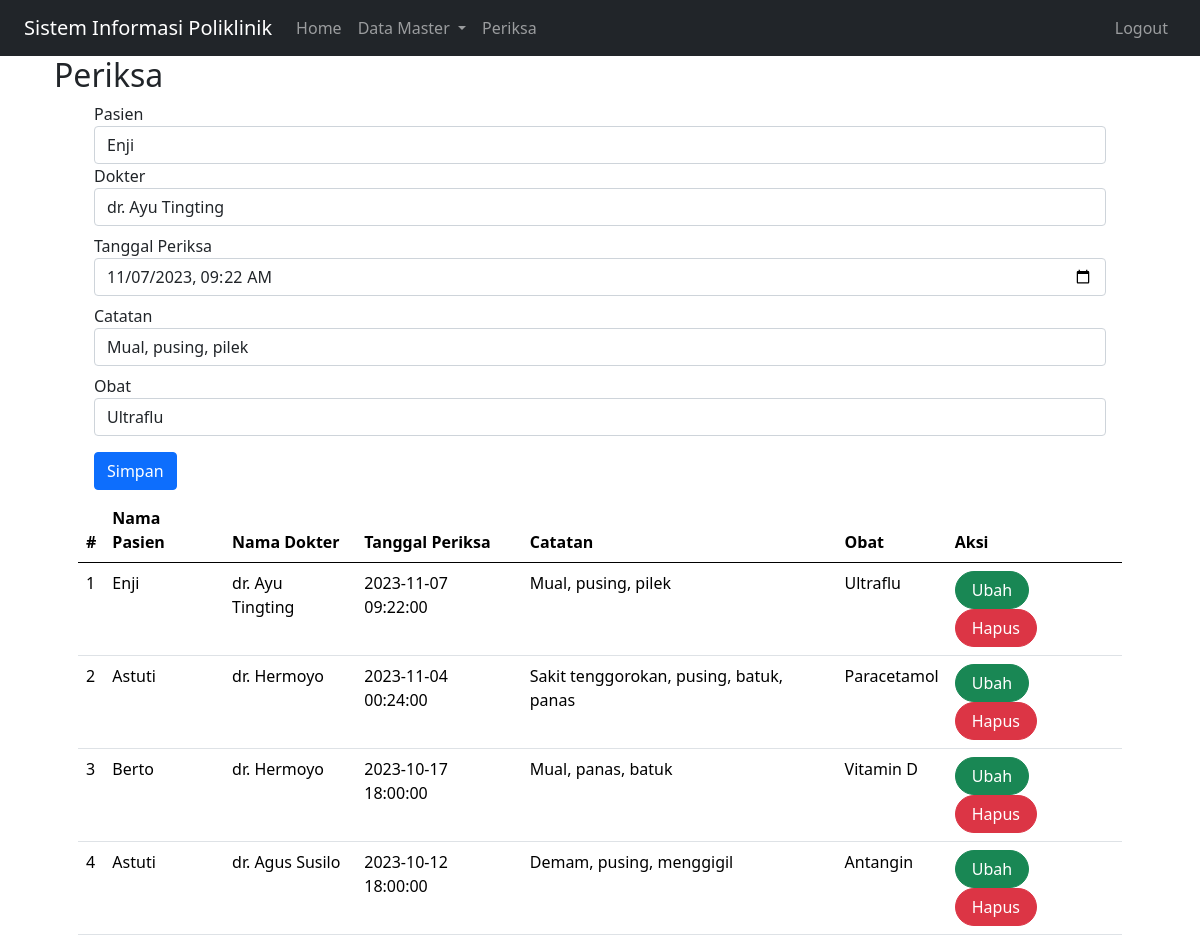
The app's page /index.php?page=periksa&id=6 (signed in) with its own data.
### tables this page shows
CREATE TABLE `periksa` (
  `id` int(10) NOT NULL,
  `id_pasien` int(11) NOT NULL,
  `id_dokter` int(11) NOT NULL,
  `tgl_periksa` datetime NOT NULL,
  `catatan` text NOT NULL,
  `obat` varchar(255) NOT NULL
);

CREATE TABLE `pasien` (
  `id` int(10) NOT NULL,
  `nama` varchar(255) NOT NULL,
  `alamat` varchar(255) NOT NULL,
  `no_hp` varchar(60) NOT NULL
);

CREATE TABLE `dokter` (
  `id` int(10) NOT NULL,
  `nama` varchar(255) DEFAULT NULL,
  `alamat` varchar(50) DEFAULT NULL,
  `no_hp` varchar(50) DEFAULT NULL
);

### periksa.php (the view, shortened to what this page needs)
<?php
    include_once("koneksi.php");
?>
<!DOCTYPE html>
<html lang="en">
<head>
    <link href="https://cdn.jsdelivr.net/npm/bootstrap@5.0.2/dist/css/bootstrap.min.css" rel="stylesheet">
</head>
<body>
    <div class="container">
        <form class="form-horizontal" method="POST" action="" name="myForm" onsubmit="return validateForm();">
            <?php
            $id_pasien = '';
            $id_dokter = '';
            $tgl_periksa = '';
            $catatan = '';
            $obat = '';
            if (isset($_GET['id'])) {
                $ambil = mysqli_query($mysqli, "SELECT * FROM periksa WHERE id='" . $_GET['id'] . "'");
                while ($row = mysqli_fetch_array($ambil)) {
                    $id_pasien = $row['id_pasien'];
                    $id_dokter = $row['id_dokter'];
                    $tgl_periksa = $row['tgl_periksa'];
                    $catatan = $row['catatan'];
                    $obat = $row['obat'];
                }
            ?>
            <?php
            }
            ?>
            <div class="form-group mx-sm-3 mb-2">
                <label for="inputPasien" class="sr-only">Pasien</label>
                <select class="form-control" name="id_pasien">
                    <?php
                    $selected = '';
                    $pasien = mysqli_query($mysqli, "SELECT * FROM pasien");
                    while ($data = mysqli_fetch_array($pasien)) {
                        if ($data['id'] == $id_pasien) {
                            $selected = 'selected="selected"';
                        } else {
                            $selected = '';
                        }
                    ?>
                        <option value="<?php echo $data['id'] ?>" <?php echo $selected ?>><?php echo $data['nama'] ?></option>
                    <?php
                    }
                    ?>
                </select>
                <label for="inputDokter" class="sr-only">Dokter</label>
                <select class="form-control" name="id_dokter">
                    <?php
                    $selected = '';
                    $dokter = mysqli_query($mysqli, "SELECT * FROM dokter");
                    while ($data = mysqli_fetch_array($dokter)) {
                        if ($data['id'] == $id_dokter) {
                            $selected = 'selected="selected"';
                        } else {
                            $selected = '';
                        }
                    ?>
                        <option value="<?php echo $data['id'] ?>" <?php echo $selected ?>><?php echo $data['nama'] ?></option>
                    <?php
                    }
                    ?>
                </select>
                <label for="inputTanggal" class="control-label mt-2">Tanggal Periksa</label>
                <div>
                    <input type="datetime-local" class="form-control" name="tgl_periksa" id="inputTanggal" placeholder="Tanggal Periksa" value="<?php echo $tgl_periksa ?>">
                </div>
                <label for="inputCatatan" class="control-label mt-2">Catatan</label>
                <div>
                    <input type="text" class="form-control" name="catatan" id="inputCatatan" placeholder="Catatan" value="<?php echo $catatan ?>">
                </div>
                <label for="inputObat" class="control-label mt-2">Obat</label>
                <div>
                    <input type="text" class="form-control" name="obat" id="inputObat" placeholder="Obat" value="<?php echo $obat ?>">
                </div>
                <div>
                    <button type="submit" class="btn btn-primary mt-3" name="simpan">Simpan</button>
                </div>
            </div>
        </form>
        <table class="table table-hover">
            <thead>
                <tr>
                    <th scope="col">#</th>
                    <th scope="col">Nama Pasien</th>
                    <th scope="col">Nama Dokter</th>
                    <th scope="col">Tanggal Periksa</th>
                    <th scope="col">Catatan</th>
                    <th scope="col">Obat</th>
                    <th scope="col">Aksi</th>
                </tr>
            </thead>
            <tbody>
                <?php
                $result = mysqli_query($mysqli, "SELECT pr.*,d.nama as 'nama_dokter', p.nama as 'nama_pasien' FROM periksa pr LEFT JOIN dokter d ON (pr.id_dokter=d.id) LEFT JOIN pasien p ON (pr.id_pasien=p.id) ORDER BY pr.tgl_periksa DESC");
                $no = 1;
                while ($data = mysqli_fetch_array($result)) {
                ?>
                    <tr>
                        <td><?php echo $no++ ?></td>
                        <td><?php echo $data['nama_pasien'] ?></td>
                        <td><?php echo $data['nama_dokter'] ?></td>
                        <td><?php echo $data['tgl_periksa'] ?></td>
                        <td><?php echo $data['catatan'] ?></td>
                        <td><?php echo $data['obat'] ?></td>
                        <td>
                            <a class="btn btn-success rounded-pill px-3" href="index.php?page=periksa&id=<?php echo $data['id'] ?>">Ubah</a>
                            <a class="btn btn-danger rounded-pill px-3" href="index.php?page=periksa&id=<?php echo $data['id'] ?>&aksi=hapus">Hapus</a>
                        </td>
                    </tr>
                <?php
                }
                ?>
            </tbody>
        </table>
    </div>
</body>
</html>

### records on screen
periksa: tgl_periksa "11/07/2023 09:22", catatan "Mual, pusing, pilek", obat "Ultraflu", id_pasien.nama "Enji", id_dokter.nama "dr. Ayu Tingting", tgl_periksa "2023-11-07 09:22:00"
periksa: id_pasien.nama "Astuti", id_dokter.nama "dr. Hermoyo", tgl_periksa "2023-11-04 00:24:00", catatan "Sakit tenggorokan, pusing, batuk, panas", obat "Paracetamol"
periksa: id_pasien.nama "Berto", id_dokter.nama "dr. Hermoyo", tgl_periksa "2023-10-17 18:00:00", catatan "Mual, panas, batuk", obat "Vitamin D"
periksa: id_pasien.nama "Astuti", id_dokter.nama "dr. Agus Susilo", tgl_periksa "2023-10-12 18:00:00", catatan "Demam, pusing, menggigil", obat "Antangin"

### other values on screen
$_GET['page'] "Periksa"
form field id_pasien "Enji"
form field id_dokter "dr. Ayu Tingting"
